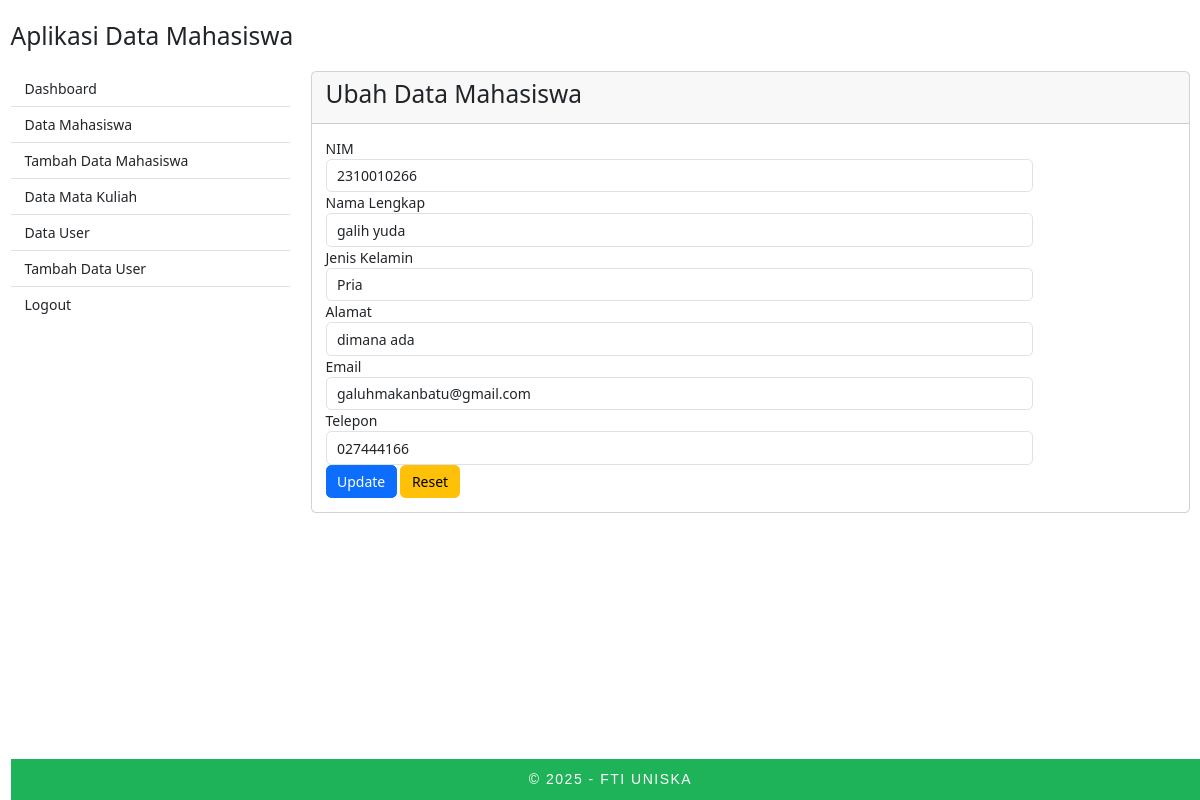
The app's page /admin/index.php?page=mahasiswa-edit&id=1 (signed in) with its own data.
### tables this page shows
CREATE TABLE `mahasiswa` (
  `id` int(11) NOT NULL,
  `nim` varchar(10) NOT NULL,
  `nama` varchar(100) NOT NULL,
  `alamat` varchar(200) NOT NULL,
  `jenis_kelamin` enum('Pria','Wanita') NOT NULL,
  `email` varchar(100) NOT NULL,
  `telepon` varchar(15) NOT NULL
);

### mahasiswa/mahasiswa_edit.php (the view, shortened to what this page needs)
<?php
$id = $_GET['id'];
$result = mysqli_query($con, "SELECT * FROM mahasiswa WHERE id=$id");
while ($data = mysqli_fetch_array($result)) {
    $nim      = $data['nim'];
    $nama     = $data['nama'];
    $alamat   = $data['alamat'];
    $jk       = $data['jenis_kelamin'];
    $email    = $data['email'];
    $telepon  = $data['telepon'];
}
?>
<div class="row">
    <div class="col-md-12">
        <div class="card">
            <div class="card-header">
                <h3 class="panel-title">Ubah Data Mahasiswa</h3>
            </div>
            <div class="card-body">
                <form method="POST" action="?page=mahasiswa-update" class="form-horizontal">
                    <div class="form-group">
                        <label for="nim" class="col-sm-2 control-label">NIM</label>
                        <div class="col-sm-10">
                            <input type="text" class="form-control" name="nim" value="<?php echo $nim; ?>" required>
                        </div>
                    </div>
                    <div class="form-group">
                        <label for="nama" class="col-sm-2 control-label">Nama Lengkap</label>
                        <div class="col-sm-10">
                            <input type="text" class="form-control" name="nama" value="<?php echo $nama; ?>" required>
                        </div>
                    </div>
                    <div class="form-group">
                        <label for="nama" class="col-sm-2 control-label">Jenis Kelamin</label>
                        <div class="col-sm-10">
                            <select class="form-control" name="jenis_kelamin">
                                <option <?php if ($jk == "Pria") echo 'selected'; ?> value="Pria">Pria</option>
                            </select>
                        </div>
                    </div>
                    <div class="form-group">
                        <label for="alamat" class="col-sm-2 control-label">Alamat</label>
                        <div class="col-sm-10">
                            <input type="text" class="form-control" name="alamat" value="<?php echo $alamat; ?>" required>
                        </div>
                    </div>
                    <div class="form-group">
                        <label for="email" class="col-sm-2 control-label">Email</label>
                        <div class="col-sm-10">
                            <input type="email" class="form-control" name="email" value="<?php echo $email; ?>" required>
                        </div>
                    </div>
                    <div class="form-group">
                        <label for="telepon" class="col-sm-2 control-label">Telepon</label>
                        <div class="col-sm-10">
                            <input type="number" class="form-control" name="telepon" value="<?php echo $telepon; ?>" required>
                        </div>
                    </div>
                    <div class="form-group">
                        <div class="col-sm-offset-2 col-sm-10">
                            <input type="submit" name="update" class="btn btn-primary" value="Update">
                            <input type="reset" name="reset" class="btn btn-warning" value="Reset">
                        </div>
                    </div>
                </form>
            </div>
        </div>
    </div>

### admin/index.php (style rules this page uses)
body { margin-bottom: 6em; }
* { font-size: 14px; }

### records on screen
mahasiswa: nim "2310010266", nama "galih yuda", jenis_kelamin "Pria", alamat "dimana ada", email "galuhmakanbatu@gmail.com", telepon "027444166"
